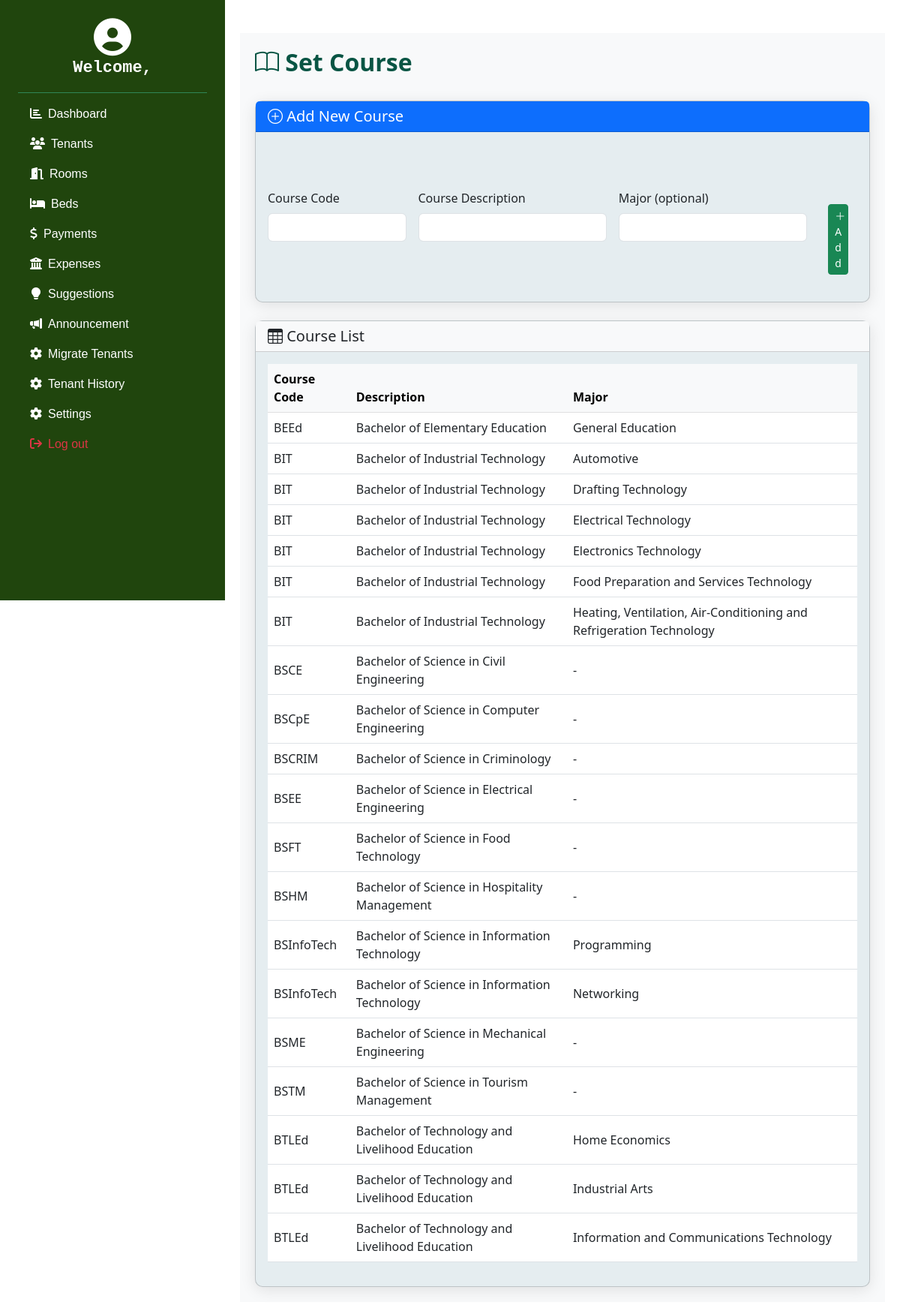
Screenshot of /admin/set-course.php with the database file from the repository.
### tables this page shows
CREATE TABLE `course` (
  `course_id` int(11) NOT NULL AUTO_INCREMENT,
  `course_code` varchar(10) NOT NULL,
  `course_description` varchar(250) NOT NULL,
  `major` varchar(120) DEFAULT NULL,
  PRIMARY KEY (`course_id`)
);

### admin/set-course.php (the view, shortened to what this page needs)
<?php
include '../connection/db.php';
$courses = [];
$courseQuery = "SELECT * FROM course ORDER BY course_code ASC";
$result = $conn->query($courseQuery);
if ($result && $result->num_rows > 0) {
    while ($row = $result->fetch_assoc()) {
        $courses[] = $row;
    }
}
?>
<!DOCTYPE html>
<html lang="en">
<head>
    <link href="https://cdn.jsdelivr.net/npm/bootstrap@5.3.0/dist/css/bootstrap.min.css" rel="stylesheet">
    <link rel="stylesheet" href="https://cdn.jsdelivr.net/npm/bootstrap-icons@1.11.1/font/bootstrap-icons.css">
    <link rel="stylesheet" href="CSS/sidebar.css">
</head>
<body>
<div class="d-flex">
<?php include 'includes/sidebar.php'; ?>
<div class="main-content container-fluid mt-4">
    <div class="row mb-4">
        <div class="col">
            <h2><i class="bi bi-book"></i> <strong>Set Course</strong></h2>
        </div>
    </div>
    <div class="card mb-4">
        <div class="card-header bg-primary text-white">
            <h5 class="mb-0"><i class="bi bi-plus-circle"></i> Add New Course</h5>
        </div>
        <div class="card-body">
            <div class="alert-container">
            </div>
            <form method="POST" action="set-course.php" class="row g-3">
                <div class="col-md-3">
                    <label class="form-label">Course Code</label>
                    <input type="text" name="course_code" class="form-control" required>
                </div>
                <div class="col-md-4">
                    <label class="form-label">Course Description</label>
                    <input type="text" name="course_description" class="form-control" required>
                </div>
                <div class="col-md-4">
                    <label class="form-label">Major (optional)</label>
                    <input type="text" name="major" class="form-control">
                </div>
                <div class="col-md-1 d-flex align-items-end">
                    <button type="submit" name="add_course" class="btn btn-success btn-sm w-100">
                        <i class="bi bi-plus-lg"></i> Add
                    </button>
                </div>
            </form>
        </div>
    </div>
    <div class="card">
        <div class="card-header bg-light">
            <h5 class="mb-0"><i class="bi bi-table"></i> Course List</h5>
        </div>
        <div class="card-body">
            <div class="table-responsive">
                <table class="table table-hover align-middle">
                    <thead class="table-light">
                        <tr>
                            <th>Course Code</th>
                            <th>Description</th>
                            <th>Major</th>
                        </tr>
                    </thead>
                    <tbody>
                        <?php foreach ($courses as $c): ?>
                        <tr>
                            <td><?= htmlspecialchars($c['course_code']) ?></td>
                            <td><?= htmlspecialchars($c['course_description']) ?></td>
                            <td><?= htmlspecialchars($c['major'] ?? '-') ?></td>
                        </tr>
                        <?php endforeach; ?>
                    </tbody>
                </table>
            </div>
        </div>
    </div>
</div>
</div>
</body>
</html>

### admin/CSS/sidebar.css (style rules this page uses)
html, body { height: 100%; margin: 0; padding: 0; }
.main-content { margin-left: 300px; padding: 20px; margin-left: 300px; flex-grow: 1; min-height: 100vh; background-color: #f8f9fa; padding: 20px; display: flex; flex-direction: column; }

### admin/set-course.php (style rules this page uses)
h2 { color: #095544; }
.card { border-radius: 10px; background-color: #e5edf0; box-shadow: 0 4px 20px rgba(0,0,0,0.1); }
.d-flex { padding: 20px; }
.alert-container { min-height: 60px; }

### rows the page displays
course: course_code "BEEd", course_description "Bachelor of Elementary Education", major "General Education"
course: course_code "BIT", course_description "Bachelor of Industrial Technology", major "Automotive"
course: course_code "BIT", course_description "Bachelor of Industrial Technology", major "Drafting Technology"
course: course_code "BIT", course_description "Bachelor of Industrial Technology", major "Electrical Technology"
course: course_code "BIT", course_description "Bachelor of Industrial Technology", major "Electronics Technology"
course: course_code "BIT", course_description "Bachelor of Industrial Technology", major "Food Preparation and Services Technology"
course: course_code "BIT", course_description "Bachelor of Industrial Technology", major "Heating, Ventilation, Air-Conditioning and Refrigeration Technology"
course: course_code "BSCE", course_description "Bachelor of Science in Civil Engineering", major "-"
course: course_code "BSCpE", course_description "Bachelor of Science in Computer Engineering", major "-"
course: course_code "BSCRIM", course_description "Bachelor of Science in Criminology", major "-"
course: course_code "BSEE", course_description "Bachelor of Science in Electrical Engineering", major "-"
course: course_code "BSFT", course_description "Bachelor of Science in Food Technology", major "-"
course: course_code "BSHM", course_description "Bachelor of Science in Hospitality Management", major "-"
course: course_code "BSInfoTech", course_description "Bachelor of Science in Information Technology", major "Programming"
course: course_code "BSInfoTech", course_description "Bachelor of Science in Information Technology", major "Networking"
course: course_code "BSME", course_description "Bachelor of Science in Mechanical Engineering", major "-"
course: course_code "BSTM", course_description "Bachelor of Science in Tourism Management", major "-"
course: course_code "BTLEd", course_description "Bachelor of Technology and Livelihood Education", major "Home Economics"
course: course_code "BTLEd", course_description "Bachelor of Technology and Livelihood Education", major "Industrial Arts"
course: course_code "BTLEd", course_description "Bachelor of Technology and Livelihood Education", major "Information and Communications Technology"
